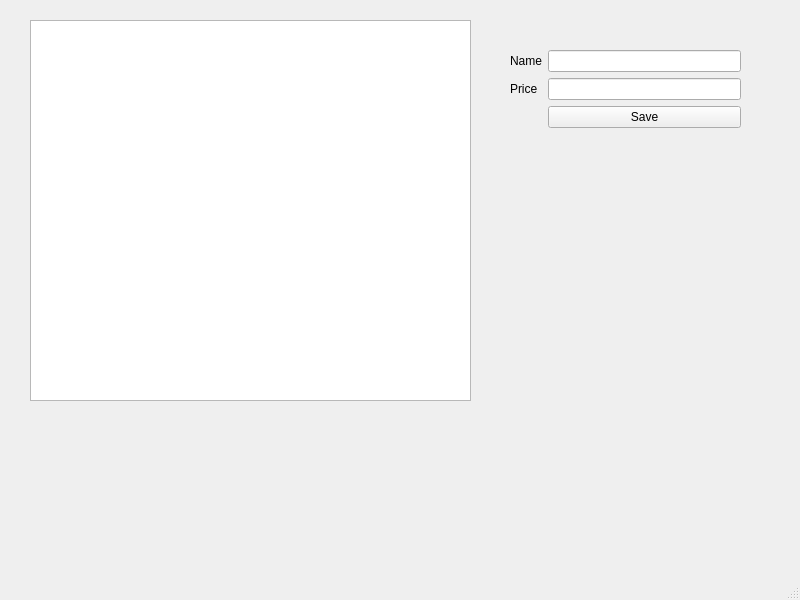
<?xml version="1.0" encoding="UTF-8"?>
<ui version="4.0">
 <class>MainWindow</class>
 <widget class="QMainWindow" name="MainWindow">
  <property name="geometry">
   <rect>
    <x>0</x>
    <y>0</y>
    <width>800</width>
    <height>600</height>
   </rect>
  </property>
  <property name="windowTitle">
   <string>MainWindow</string>
  </property>
  <widget class="QWidget" name="centralwidget">
   <widget class="QTableWidget" name="tableProducts">
    <property name="geometry">
     <rect>
      <x>30</x>
      <y>20</y>
      <width>441</width>
      <height>381</height>
     </rect>
    </property>
   </widget>
   <widget class="QWidget" name="formLayoutWidget">
    <property name="geometry">
     <rect>
      <x>510</x>
      <y>50</y>
      <width>231</width>
      <height>121</height>
     </rect>
    </property>
    <layout class="QFormLayout" name="formLayout">
     <item row="1" column="0">
      <widget class="QLabel" name="label">
       <property name="font">
        <font>
         <pointsize>9</pointsize>
        </font>
       </property>
       <property name="text">
        <string>Name</string>
       </property>
      </widget>
     </item>
     <item row="1" column="1">
      <widget class="QLineEdit" name="txtName">
       <property name="font">
        <font>
         <pointsize>9</pointsize>
        </font>
       </property>
      </widget>
     </item>
     <item row="2" column="1">
      <widget class="QLineEdit" name="txtFiyat">
       <property name="font">
        <font>
         <pointsize>9</pointsize>
        </font>
       </property>
      </widget>
     </item>
     <item row="2" column="0">
      <widget class="QLabel" name="label_2">
       <property name="font">
        <font>
         <pointsize>9</pointsize>
        </font>
       </property>
       <property name="text">
        <string>Price</string>
       </property>
      </widget>
     </item>
     <item row="3" column="1">
      <widget class="QPushButton" name="btnSave">
       <property name="font">
        <font>
         <pointsize>9</pointsize>
        </font>
       </property>
       <property name="text">
        <string>Save</string>
       </property>
      </widget>
     </item>
    </layout>
   </widget>
  </widget>
  <widget class="QMenuBar" name="menubar">
   <property name="geometry">
    <rect>
     <x>0</x>
     <y>0</y>
     <width>800</width>
     <height>26</height>
    </rect>
   </property>
  </widget>
  <widget class="QStatusBar" name="statusbar"/>
 </widget>
 <resources/>
 <connections/>
</ui>
